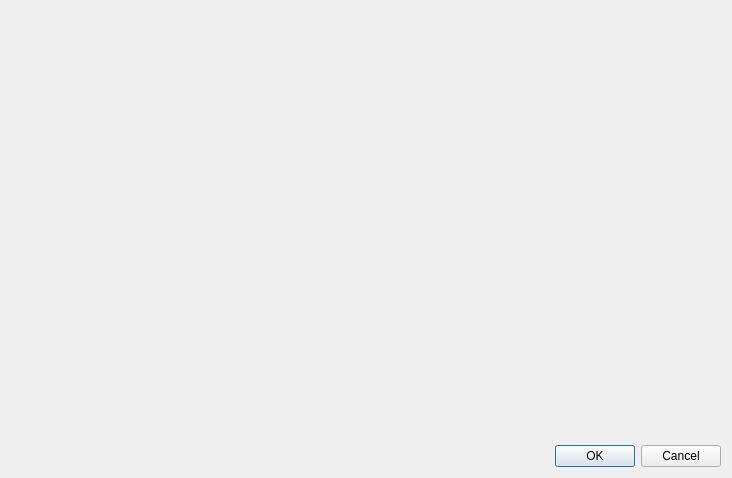
<?xml version="1.0" encoding="UTF-8"?>
<ui version="4.0">
 <class>QuestActionsDialog</class>
 <widget class="QDialog" name="QuestActionsDialog">
  <property name="geometry">
   <rect>
    <x>0</x>
    <y>0</y>
    <width>732</width>
    <height>478</height>
   </rect>
  </property>
  <property name="windowTitle">
   <string>Dialog</string>
  </property>
  <layout class="QVBoxLayout" name="verticalLayout_2">
   <item>
    <widget class="BaseGraphWidget" name="graphWidget" native="true"/>
   </item>
   <item>
    <widget class="QDialogButtonBox" name="buttonBox">
     <property name="orientation">
      <enum>Qt::Horizontal</enum>
     </property>
     <property name="standardButtons">
      <set>QDialogButtonBox::Cancel|QDialogButtonBox::Ok</set>
     </property>
    </widget>
   </item>
  </layout>
 </widget>
 <customwidgets>
  <customwidget>
   <class>BaseGraphWidget</class>
   <extends>QWidget</extends>
   <header>BaseWidgets.h</header>
   <container>1</container>
  </customwidget>
 </customwidgets>
 <resources/>
 <connections>
  <connection>
   <sender>buttonBox</sender>
   <signal>accepted()</signal>
   <receiver>QuestActionsDialog</receiver>
   <slot>accept()</slot>
   <hints>
    <hint type="sourcelabel">
     <x>248</x>
     <y>254</y>
    </hint>
    <hint type="destinationlabel">
     <x>157</x>
     <y>274</y>
    </hint>
   </hints>
  </connection>
  <connection>
   <sender>buttonBox</sender>
   <signal>rejected()</signal>
   <receiver>QuestActionsDialog</receiver>
   <slot>reject()</slot>
   <hints>
    <hint type="sourcelabel">
     <x>316</x>
     <y>260</y>
    </hint>
    <hint type="destinationlabel">
     <x>286</x>
     <y>274</y>
    </hint>
   </hints>
  </connection>
 </connections>
</ui>
